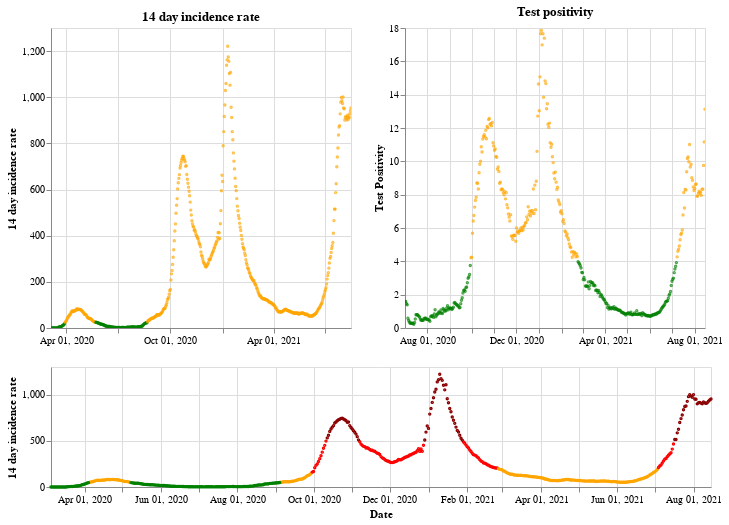

The code cell stored with this chart in its notebook:
### Markdown cell above
## Northern Ireland

### Code cell
plot_traffic_light('Northern Ireland')

### Figure 1 — Vega-Lite specification as saved in the notebook (floating-point values rounded to 4 significant figures; data arrays with more than 128 entries replaced by an {"elided": "..."} marker saying what was removed)
{"config": {"view": {"continuousWidth": 400, "continuousHeight": 300}}, "vconcat": [{"hconcat": [{"mark": {"type": "point", "size": 2}, "encoding": {"color": {"condition": {"value": "green", "test": "(datum.twoWeeklyCasesRate <= 25)"}, "value": "orange"}, "tooltip": [{"type": "nominal", "field": "areaName"}, {"type": "temporal", "field": "date"}, {"type": "quantitative", "field": "twoWeeklyCasesRate"}, {"type": "quantitative", "field": "testPositivity"}], "x": {"type": "temporal", "axis": {"title": ""}, "field": "date", "scale": {"domain": {"selection": "DateBrush"}}, "timeUnit": "yearmonthdate"}, "y": {"type": "quantitative", "axis": {"title": "14 day incidence rate"}, "field": "twoWeeklyCasesRate"}}, "title": "14 day incidence rate", "width": 300}, {"mark": {"type": "point", "size": 2}, "encoding": {"color": {"condition": {"value": "green", "test": "(datum.testPositivity <= 4)"}, "value": "orange"}, "tooltip": [{"type": "nominal", "field": "areaName"}, {"type": "temporal", "field": "date"}, {"type": "quantitative", "field": "twoWeeklyCasesRate"}, {"type": "quantitative", "field": "testPositivity"}], "x": {"type": "temporal", "axis": {"title": ""}, "field": "date", "scale": {"domain": {"selection": "DateBrush"}}, "timeUnit": "yearmonthdate"}, "y": {"type": "quantitative", "axis": {"title": "Test Positivity"}, "field": "testPositivity"}}, "title": "Test positivity", "width": 300}]}, {"layer": [{"mark": {"type": "point", "size": 2}, "encoding": {"color": {"condition": {"value": "orange", "test": "(((datum.testPositivity < 4) && (datum.twoWeeklyCasesRate >= 50)) && (datum.twoWeeklyCasesRate < 200))"}, "value": "red"}, "opacity": {"condition": {"value": 1, "test": "((datum.twoWeeklyCasesRate >= 50) && (datum.twoWeeklyCasesRate < 500))"}, "value": 0}, "tooltip": [{"type": "nominal", "field": "areaName"}, {"type": "temporal", "field": "date"}, {"type": "quantitative", "field": "twoWeeklyCasesRate"}, {"type": "quantitative", "field": "testPositivity"}], "x": {"type": "temporal", "axis": {"title": "Date"}, "field": "date", "timeUnit": "yearmonthdate"}, "y": {"type": "quantitative", "axis": {"title": "14 day incidence rate"}, "field": "twoWeeklyCasesRate"}}, "selection": {"DateBrush": {"type": "interval", "encodings": ["x"], "fields": ["Time"]}}}, {"mark": {"type": "point", "size": 2}, "encoding": {"color": {"value": "darkred"}, "opacity": {"condition": {"value": 1, "test": "(datum.twoWeeklyCasesRate >= 500)"}, "value": 0}, "tooltip": [{"type": "nominal", "field": "areaName"}, {"type": "temporal", "field": "date"}, {"type": "quantitative", "field": "twoWeeklyCasesRate"}, {"type": "quantitative", "field": "testPositivity"}], "x": {"type": "temporal", "axis": {"title": "Date"}, "field": "date", "timeUnit": "yearmonthdate"}, "y": {"type": "quantitative", "axis": {"title": "14 day incidence rate"}, "field": "twoWeeklyCasesRate"}}}, {"mark": {"type": "point", "size": 2}, "encoding": {"color": {"condition": {"value": "green", "test": "((datum.testPositivity < 4) && (datum.twoWeeklyCasesRate < 50))"}, "value": "orange"}, "opacity": {"condition": {"value": 1, "test": "(datum.twoWeeklyCasesRate < 50)"}, "value": 0}, "tooltip": [{"type": "nominal", "field": "areaName"}, {"type": "temporal", "field": "date"}, {"type": "quantitative", "field": "twoWeeklyCasesRate"}, {"type": "quantitative", "field": "testPositivity"}], "x": {"type": "temporal", "axis": {"title": "Date"}, "field": "date", "timeUnit": "yearmonthdate"}, "y": {"type": "quantitative", "axis": {"title": "14 day incidence rate"}, "field": "twoWeeklyCasesRate"}}}], "height": 120, "width": 660}], "data": {"name": "data-19ac86742af39f5967e86fee66da6bc2"}, "$schema": "https://vega.github.io/schema/vega-lite/v4.8.1.json", "datasets": {"data-19ac86742af39f5967e86fee66da6bc2": {"elided": "529 records"}}}
